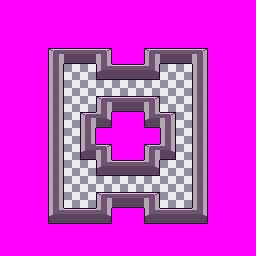

Below is a game level as drawn by its tile map, then a one-line description and the .tmx file that defines it, in full:
An orthogonal 16x16 tile map with 16x16 px tiles, 1 tile layer (Level), 1 hidden layer not drawn, 2 tilesets.

<map version="1.10" tiledversion="1.10.2" orientation="orthogonal" renderorder="right-down" width="16" height="16" tilewidth="16" tileheight="16" infinite="0" nextlayerid="3" nextobjectid="1">
 <tileset firstgid="1" name="concepts" tilewidth="16" tileheight="16" tilecount="256" columns="16">
  <image source="concepts.png" width="256" height="256" />
 </tileset>
 <tileset firstgid="257" name="WallTileset" tilewidth="16" tileheight="16" tilecount="40" columns="5">
  <image source="WallTileset.png" width="80" height="128" />
 </tileset>
 <layer id="1" name="Tile Layer 1" width="16" height="16" visible="0">
  <data encoding="csv">
20,20,20,20,20,20,20,20,20,20,20,20,20,20,20,20,
20,20,20,20,20,20,20,20,20,20,20,20,20,20,20,20,
20,20,20,20,20,20,20,20,20,20,20,20,20,20,20,20,
20,20,20,1,1,1,1,20,20,1,1,1,1,20,20,20,
20,20,20,1,2,19,1,1,1,1,19,3,1,20,20,20,
20,20,20,1,19,19,19,19,19,19,19,19,1,20,20,20,
20,20,20,1,19,19,1,1,1,1,19,19,1,20,20,20,
20,20,20,1,19,1,1,20,20,1,1,19,1,20,20,20,
20,20,20,1,19,1,20,20,20,20,1,19,1,20,20,20,
20,20,20,1,19,1,1,20,20,1,1,19,1,20,20,20,
20,20,20,1,19,19,1,1,1,1,19,19,1,20,20,20,
20,20,20,1,19,19,19,19,19,19,19,19,1,20,20,20,
20,20,20,1,3,19,1,1,1,1,19,3,1,20,20,20,
20,20,20,1,1,1,1,20,20,1,1,1,1,20,20,20,
20,20,20,20,20,20,20,20,20,20,20,20,20,20,20,20,
5,5,5,5,5,5,5,5,5,5,5,5,5,5,5,5
</data>
 </layer>
 <layer id="2" name="Level" width="16" height="16">
  <data encoding="csv">
266,266,266,266,266,266,266,266,266,266,266,266,266,266,266,266,
266,266,266,266,266,266,266,266,266,266,266,266,266,266,266,266,
266,266,266,266,266,266,266,266,266,266,266,266,266,266,266,266,
266,266,266,283,279,279,284,266,266,283,279,279,284,266,266,266,
266,266,266,282,261,261,288,279,279,289,261,261,282,266,266,266,
266,266,266,282,261,261,261,261,261,261,261,261,282,266,266,266,
266,266,266,282,261,261,283,279,279,284,261,261,282,266,266,266,
266,266,266,282,261,283,289,266,266,288,284,261,282,266,266,266,
266,266,266,282,261,282,266,266,266,266,282,261,282,266,266,266,
266,266,266,282,261,267,284,266,266,283,289,261,282,266,266,266,
266,266,266,282,261,261,288,279,279,289,261,261,282,266,266,266,
266,266,266,282,261,261,261,261,261,261,261,261,282,266,266,266,
266,266,266,282,261,261,283,279,279,284,261,261,282,266,266,266,
266,266,266,288,279,279,289,266,266,288,279,279,289,266,266,266,
266,266,266,266,266,266,266,266,266,266,266,266,266,266,266,266,
266,266,266,266,266,266,266,266,266,266,266,266,266,266,266,266
</data>
 </layer>
</map>
